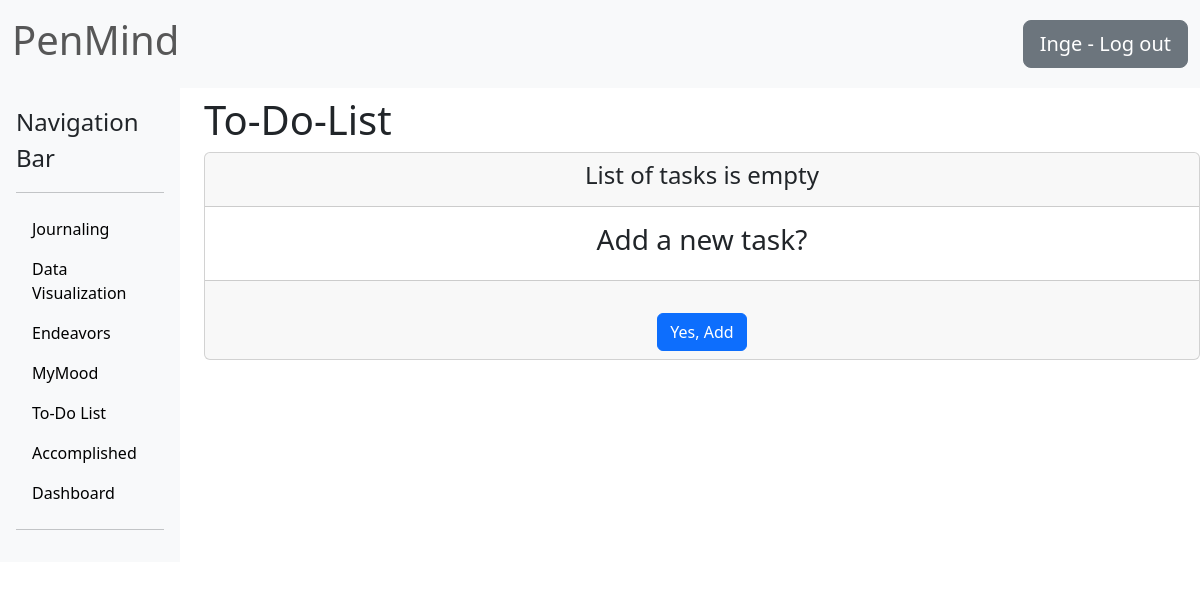
/todos/ (signed in), run on an earlier commit of the app's database.
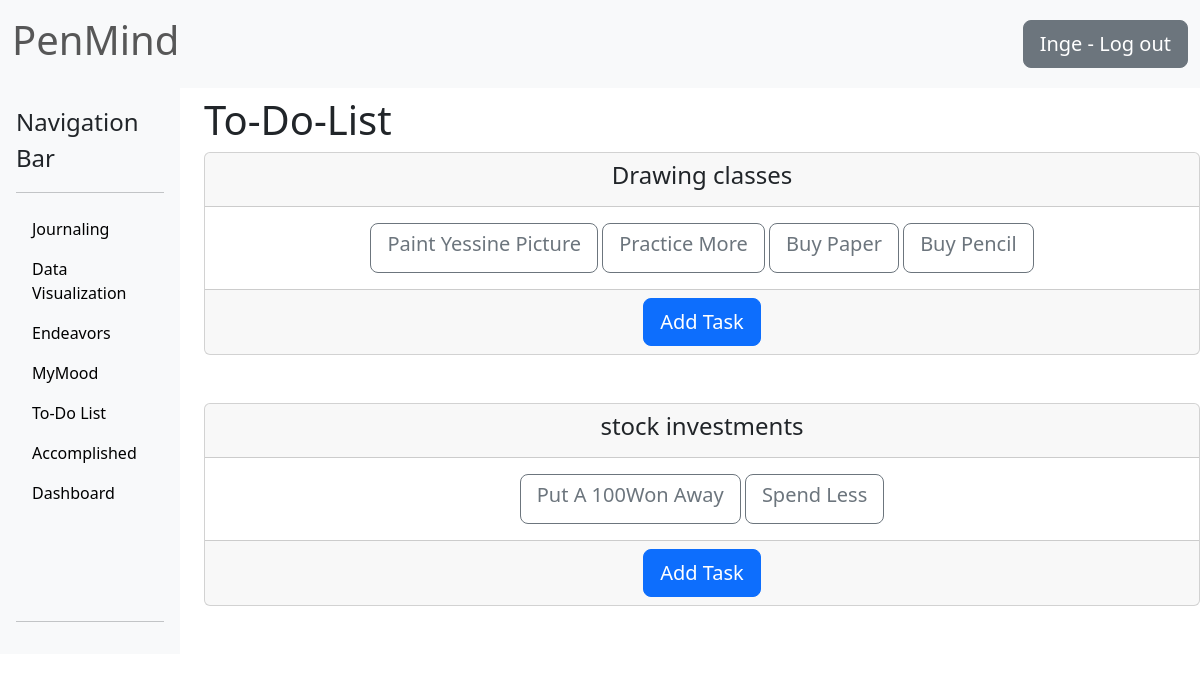
And on a later commit of the database.
### Endeavors/models.py (models this page shows)
class Endeavor(models.Model):
    author = models.ForeignKey(User, on_delete=models.CASCADE)
    program_title = models.CharField(max_length=100, null=True, unique=True)
    start_day = models.DateField(null=True)
    duration = models.PositiveIntegerField(null=True)
    def __str__(self):
        return self.program_title
    class Meta:
        ordering = ["-id"]

### To_Do/models.py (models this page shows, shortened)
class Task(models.Model):
    endeavor = models.ForeignKey(Endeavor, on_delete=models.CASCADE, null=True, related_name="todo_tasks")
    task_title = models.CharField(max_length=200, null=True, unique=True)
    set_time = models.TimeField(null=True)
    completed = models.BooleanField(default=False, null=True, blank=True)

### To_Do/views.py (the view)
# urls.py: path('todos/', TaskListView.as_view(), name='todos'),
class TaskListView(ListView):
    model = Task
    template_name = "To_Do/to_do.html"
    ordering = ["-id"]
    def get_context_data(self, **kwargs):
        context = super().get_context_data(**kwargs)
        context["programs"] = Endeavor.objects.filter(author=self.request.user)
        context["tasks"] = Task.objects.filter(endeavor__author=self.request.user)
        return context

### To_Do/templates/To_Do/to_do.html
{% extends "Journaling/base.html" %}
{% block content %}
<h1 class="text ml-4 mt-2">To-Do-List</h1>
{% if programs %}
    {% for program in programs %}
        <div class="card text-center mb-5">
            <div class="card-header">
                <h4 class="text-center">{{ program }}</h4>
            </div>
            <div class="card-body">
                {% for task in tasks %}
                    {% if program == task.endeavor %}
                        <a class="btn btn-outline-secondary btn-lg" href="{% url 'detail_todo' task.pk %}"><h5 class="card-title">{{ task.task_title.title }}</h5></a>
                    {% endif %}
                {% endfor %}
            </div>
            <div class="card-footer">
                <a href="{% url 'create_todo' program=program %}" class="btn btn-primary btn-lg">Add Task</a>
            </div>
        </div>
    {% endfor %}
{% else %}
    <div class="card text-center">
        <div class="card-header">
            <h4>List of tasks is empty</h4>
        </div>
        <div class="card-body">
            <h3>Add a new task?</h3>
        </div>
        <div class="card-footer text-body-secondary">
            <a href="{% url 'create_todo' %}" class="btn btn-primary mt-4">Yes, Add</a>
        </div>
    </div>
{% endif %}
{% endblock content %}

What changed in the data, as far as the page shows it:
added Endeavor: program_title "Drawing classes"
added Task: task_title "Paint Yessine Picture", shown under "Drawing classes"
added Task: task_title "Practice More", shown under "Drawing classes"
added Task: task_title "Buy Paper", shown under "Drawing classes"
added Task: task_title "Buy Pencil", shown under "Drawing classes"
added Endeavor: program_title "stock investments"
added Task: task_title "Put A 100Won Away", shown under "stock investments"
added Task: task_title "Spend Less", shown under "stock investments"
Also different on the page:
text no longer shown: "List of tasks is empty Add a new task? Yes, Add"
